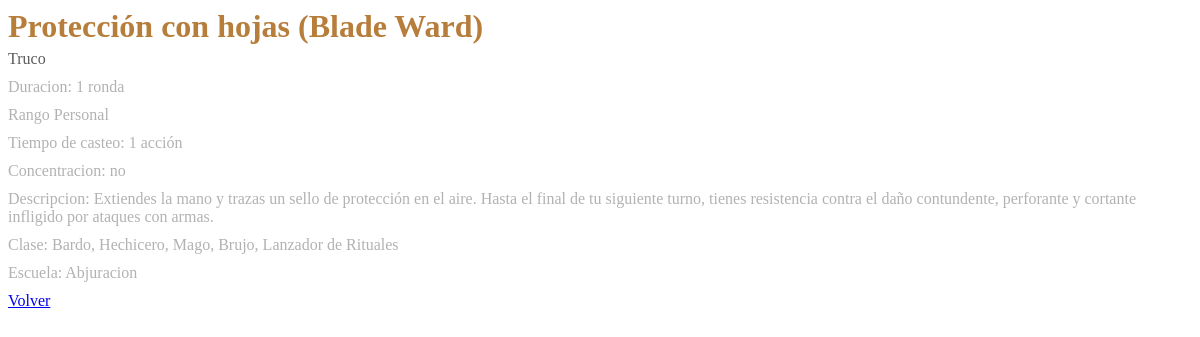
The page /sections/spell.php?id_spell=2&prevPath=/sections/personaje.php?id=3 on the database its author committed.
### tables this page shows
CREATE TABLE `conjuros` (
  `id_spell` int(4) NOT NULL,
  `name` varchar(255) NOT NULL,
  `descr` text NOT NULL,
  `duracion` varchar(255) NOT NULL,
  `concentracion` varchar(255) NOT NULL,
  `casteo` varchar(255) NOT NULL,
  `level` varchar(255) NOT NULL,
  `rango` varchar(255) NOT NULL,
  `clases` varchar(500) NOT NULL,
  `escuela` varchar(255) NOT NULL
);

### classes/DbConnector.php (called while the page is built, shortened)
<?php
class DbConector {
    private $db = "";
    private static $instance;
    public static function singleton()
    {
        if (!isset(self::$instance)) {
            self::$instance = new self();
        }
        return self::$instance;
    }
    private function __construct() {
        $this->db = new PDO($this::DB_DATA, $this::USERNAME, $this::PASSWD);
    }
    public function getSpells($ids, $diffOrder = null) {
        try {
            if ($ids != null) {
                if ($diffOrder == null) {
                    $consulta = $this->db->prepare("SELECT * FROM conjuros where id_spell in ($ids) ORDER BY `conjuros`.`level` ASC");
                }
            } else {
                return [];
            }
            $results = $consulta->execute();
            $data = $consulta->fetchAll();
            return $data;
        } catch (PDOException $e) {
            echo $e->getMessage();
        }
    }
}

### sections/spell.php (the view)
<?php
require_once("../classes/DbConnector.php");
$db = DbConector::singleton();
$spellId = $_GET["id_spell"];
$prevPath = $_GET["prevPath"];
$spellData = $db->getSpells($spellId)[0];
?>
<link rel="stylesheet" href="../styles/spell.css">
<div id="spellDiv">
    <h1><?=$spellData["name"]?></h1>
    <span id="spellSubTitle"><?=$spellData["level"]?></span>
    <p class="spellInfo">Duracion: <?=$spellData["duracion"]?></p>
    <p class="spellInfo">Rango <?=$spellData["rango"]?></p>
    <p class="spellInfo">Tiempo de casteo: <?=$spellData["casteo"]?></p>
    <p class="spellInfo">Concentracion: <?=$spellData["concentracion"]?></p>
    <p class="spellInfo">Descripcion: <?=$spellData["descr"]?></p>
    <p class="spellInfo">Clase: <?=$spellData["clases"]?></p>
    <p class="spellInfo">Escuela: <?=$spellData["escuela"]?></p>
    <a href="<?=$prevPath?>">Volver</a>
</div>

### styles/spell.css (style rules this page uses)
#spellDiv h1 { margin-top: 0; margin-bottom: 5px; }
#spellDiv h1, #spellDiv h2, #spellDiv h3 { color: #b77d3b; }
#spellSubTitle { color: #5b5b5b; display: block; }
.spellInfo { color: #b2b2b2; margin: 10px 0; display: block; }

### rows shown on the page
conjuros: name "Protección con hojas (Blade Ward)", level "Truco", duracion "1 ronda", rango "Personal", casteo "1 acción", concentracion "no", descr "Extiendes la mano y trazas un sello de protección en el aire. Hasta el final de tu siguiente turno, tienes resistencia contra el daño contundente, perforante y cortante infligido por ataques con armas.", clases "Bardo, Hechicero, Mago, Brujo, Lanzador de Rituales", escuela "Abjuracion"
